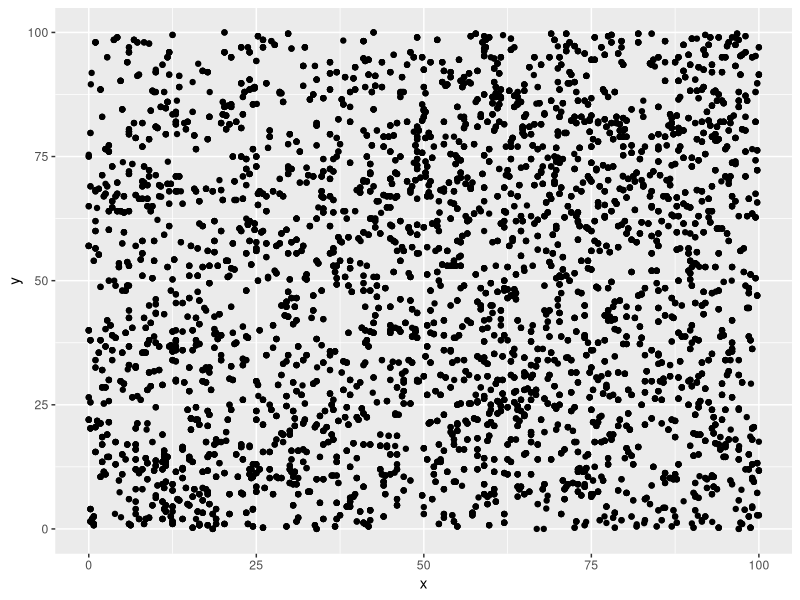
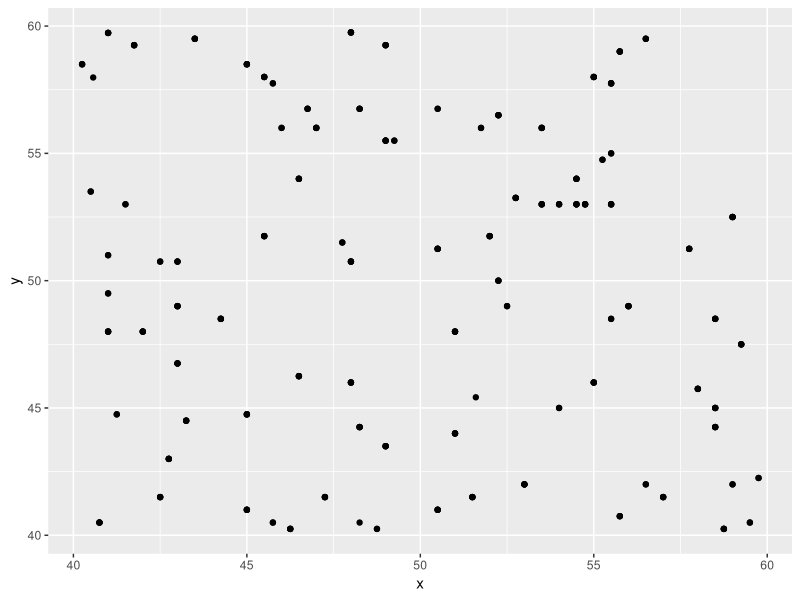
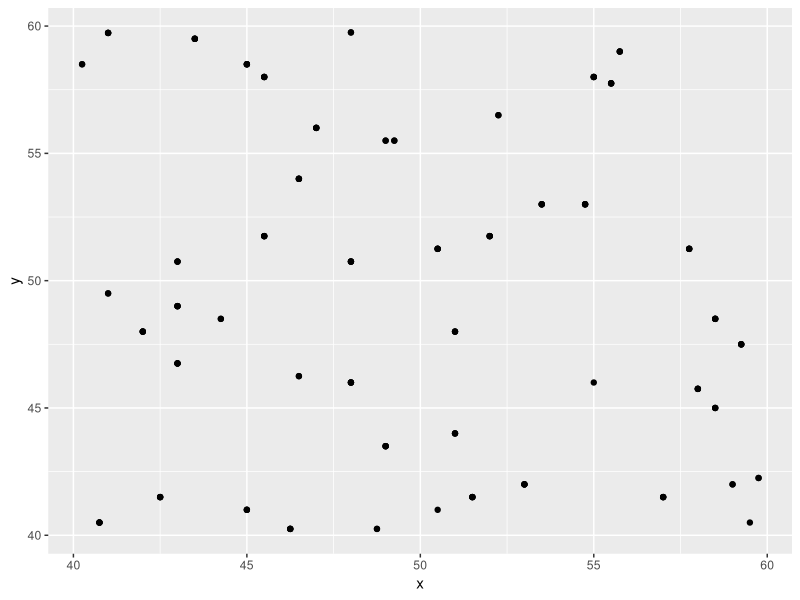

Generate these figures, in order, with R:
library(ggplot2)

# for original data: update = 0
# for updated data: update = 1
update = TRUE

meta = read.csv('data/D1823/D1823_meta.csv', stringsAsFactors = FALSE)
rw = read.csv('data/D1823/D1823_rw.csv', stringsAsFactors = FALSE)

if (update) {
  meta = read.csv('data/D1823/D1823_meta_update.csv', stringsAsFactors = FALSE)
  rw = read.csv('data/D1823/D1823_rw_update.csv', stringsAsFactors = FALSE)
}

meta[which((meta$stem_id == 1109)&(meta$year == 2019)), 'dbh'] = meta[which((meta$stem_id == 1109)&(meta$year == 2019)), 'dbh'] /10

# meta = meta[which(meta$status_id %in% c('A', 'AS', 'AL')),]

# subset the data to smaller region
ggplot(data=meta) + 
  geom_point(aes(x=x,y=y)) 

hi = 60
lo = 40
meta_sub = meta[which((meta$x<hi)&(meta$x>lo)&(meta$y<hi)&(meta$y>lo)),]
# subset the data to smaller region
ggplot(data=meta_sub) + 
  geom_point(aes(x=x,y=y)) 

meta_sub = meta_sub[which(meta_sub$dbh>10),]
# subset the data to smaller region
ggplot(data=meta_sub) + 
  geom_point(aes(x=x,y=y)) 

meta_sub = meta_sub[which(!is.na(meta_sub$dbh)),]
# meta_sub = meta_sub[which(meta_sub$year %in% c(1994, 2004, 2011, 2019)),]

length(unique(meta_sub$stem_id))

rw_sub = rw[which(rw$stem_id %in% meta_sub$stem_id),]
length(unique(rw_sub$stem_id))

rw_stem_ids = unique(rw_sub$stem_id)

# meta_sub = meta_sub[which(meta_sub$stem_id %in% rw_stem_ids),]

stem_ids = unique(meta_sub$stem_id)
N_trees = length(stem_ids)
species_ids = unique(meta_sub$species_id)

stat_ids = seq(1, N_trees)
meta_sub$stat_id = match(meta_sub$stem_id, stem_ids)
meta_sub$species_code = match(meta_sub$species_id, species_ids)

year_lo = 1950
year_hi = 2019
if (update){
  year_hi = 2021
}
years = seq(year_lo, year_hi)

N_years = length(years)
years_idx = seq(1, N_years)

N_cores = nrow(rw_sub)

d = meta_sub$dbh
d2tree = stat_ids[match(meta_sub$stem_id, stem_ids)]
d2year = match(meta_sub$year, years)
d2species = meta_sub$species_code
N_dbh = length(d)

rw_stat_id = stat_ids[match(rw_sub$stem_id, stem_ids)]
rw_sub = data.frame(stat_id = rw_stat_id, rw_sub)
rw_sub = rw_sub[order(rw_sub$stat_id),]
y = data.frame(matrix(NA, nrow=N_trees, ncol=ncol(rw_sub)))
y[match(rw_sub$stem_id, stem_ids),] = rw_sub

# meta_sub$species_code[match(rw_sub$stat_id, meta_sub$stat_id)]

# rw_sub = rw_sub[match(rw_sub$stem_id, stem_ids),]
y = y[,which(substr(colnames(rw_sub), 2, 5) %in% years)]
if (!update){
if (year_hi>2013) {
  y = data.frame(y, matrix(-999, nrow=N_trees, ncol=year_hi-2013))
}
}

logy = log(y)
# idx_order = match(rw_sub$stem_id, stem_ids)
# logy = logy[idx_order,]
# core2tree = stat_ids[match(rw_sub$stem_id, stem_ids)]
core2tree = stat_ids
core2species = meta_sub$species_code[match(core2tree, meta_sub$stat_id)]
core2stemids = stem_ids

logy[is.na(logy)] = -999

rw_year_start = apply(logy, 1, which.min)
rw_year_end   = apply(logy, 1, which.max)

# int<lower=0> N_trees;
# int<lower=0> N_years;
# int<lower=0> N_species;
# int<lower=0> N_cores;
# 
# matrix[N_cores, N_years] y;
# int<lower=0> core2tree[N_cores];
# 
# real d[N_trees];
# int<lower=0> d2tree[N_trees];
# int<lower=0> d2year[N_trees];

N_trees
N_years
N_cores
N_dbh
y
logy
core2tree
core2species
d
d2tree
d2year

if (update) {
  fname = 'data/D1823/D1823_input_update.RDS'
} else {
  fname = 'data/D1823/D1823_input.RDS'
}

saveRDS(list(N_trees = N_trees, 
             N_years = N_years,
             # N_species
             N_cores = N_cores,
             N_dbh = N_dbh,
             y = y,
             logy = logy,
             rw_year_start = rw_year_start,
             rw_year_end = rw_year_end,
             core2tree = core2tree,
             core2species = core2species,
             core2stemids = core2stemids,
             d = d,
             d2tree = d2tree,
             d2year = d2year,
             d2species = d2species,
             sig_d_obs = 0.02,
             species_ids = species_ids,
             years = years
             ),
        file=fname)
